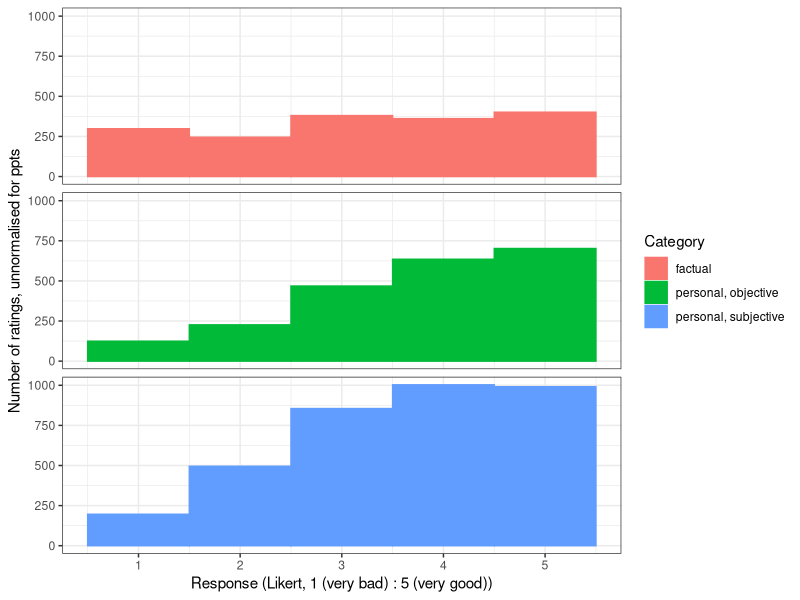
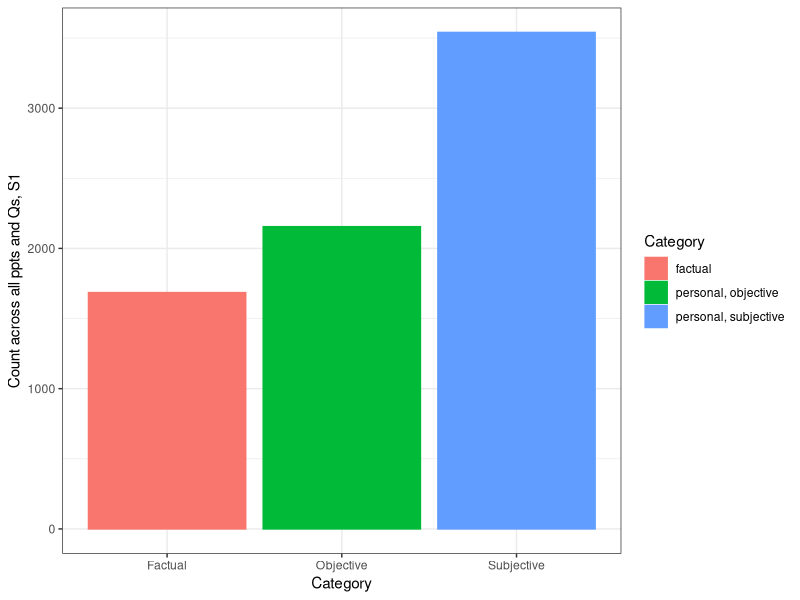

Recreate these plots in R, in order.
################################################################
###### Turing ToM -- S2 -- preparing for publication ###########

# -----README ------------------
# This script takes df of S2 results cleaned and made by `S2.r`, and summarises in a plot

library(tidyverse)

# Remove objects from memory and clear the environment
rm(list=ls())

# Read in data
S2j <- read.csv("../data/S2_joined.csv") # 7380 0f 8 vars. This df was saved in the script called S2.r


# ----- PLOTS ----------------------

# For right side of Fig2 in paper
hist <- ggplot(S2j, aes(x=Response, color=Category, fill=Category)) + 
  geom_histogram(binwidth = 1) +
  facet_grid(Category ~ .) +
  xlab('Response (Likert, 1 (very bad) : 5 (very good))') +
  ylab('Number of ratings, unnormalised for ppts') +
  theme_bw() +
  theme(strip.text.y = element_blank())
hist

# For left side of Fig2 in paper
bar <- ggplot(S2j, aes(x=Category, color=Category, fill=Category)) + geom_bar() +
  theme_bw() + 
  scale_x_discrete(labels=c("factual" = "Factual", "personal, objective" = "Objective",
                            "personal, subjective" = "Subjective")) +
  ylab('Count across all ppts and Qs, S1')
bar

# Then save everything landscape, 3.5, 4.5 inches, pdf to get right font size